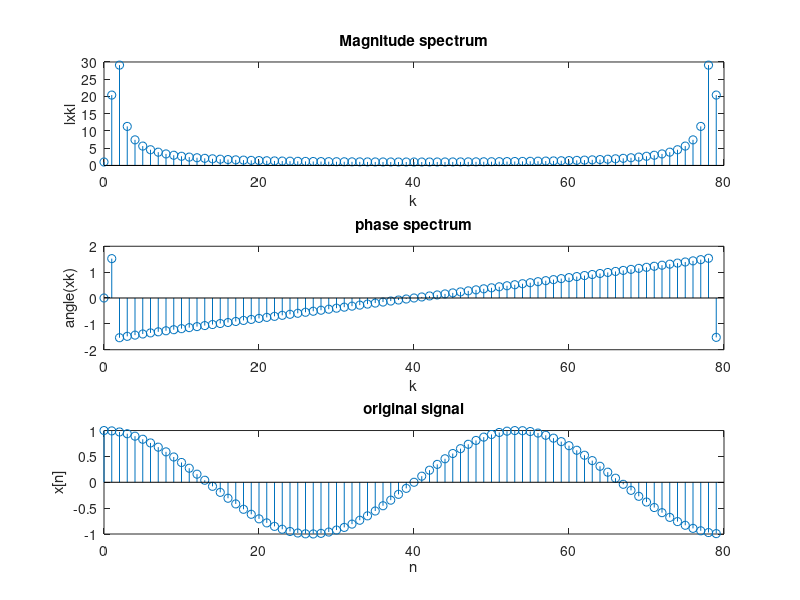

The MATLAB source for this figure:
% 4 Finding the magnitude and phase spectrum of a given signal

clc;
clear all;
close all;

n1=0:79;
x=cos(2*pi*n1*150/8000);
%x=cos(2*pi*n1*250/4000);
%N=160; %N points for DFT 
N=80;
xk=fft(x,N); %computes DFT
%compute and plot amplitude spectrum

n=0:1:N-1;
subplot(3,1,1);
stem(n,abs(xk));
xlabel('k');
ylabel('lxkl');
title('Magnitude spectrum');

%phase spectrum
subplot(3,1,2);
stem(n,angle(xk));
xlabel('k');
ylabel('angle(xk)');
title('phase spectrum');

% original signal
subplot(3,1,3);
n1=0:1:length(x)-1;
stem(n1,x);  xlabel('n');
ylabel('x[n]'); title('original signal');
